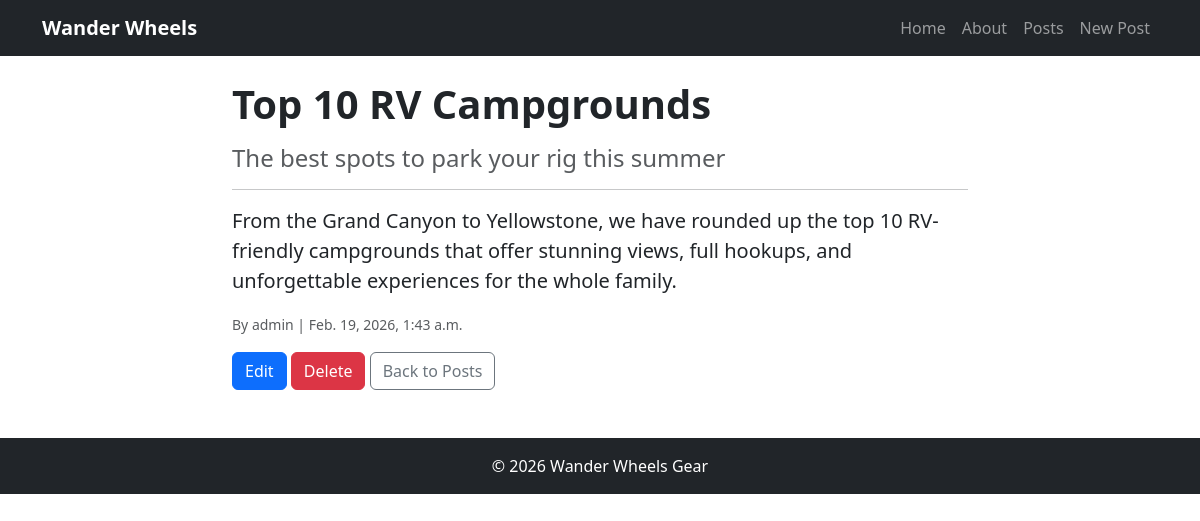
The page /posts/detail/2/ on the database its author committed.
### posts/models.py (models this page shows, shortened)
class Post(models.Model): #OOP - Classes and Objects
    title = models.CharField(max_length=128)
    subtitle = models.CharField(max_length=256)
    body = models.TextField()
    created_on = models.DateTimeField(auto_now_add=True)
    author = models.ForeignKey(
        get_user_model(),
        on_delete=models.CASCADE
    )

### posts/views.py (the view)
# urls.py: path('detail/<int:pk>/', PostDetailView.as_view(), name='post_detail'),
class PostDetailView(DetailView): #GET Request -> Detail
    template_name = "posts/detail.html"
    model = Post
    context_object_name = "single_post"

### templates/posts/detail.html (shortened to what this page needs)
{% extends 'base.html' %}
{% block content %}
<div class="row">
    <div class="col-lg-8 mx-auto">
        <h1 class="display-6 fw-bold mb-3">{{ single_post.title }}</h1>
        <h4 class="text-muted mb-3">{{ single_post.subtitle }}</h4>
        <hr>
        <p class="lead">{{ single_post.body }}</p>
        <div class="text-muted mb-3">
            <small>By {{ single_post.author }} | {{ single_post.created_on }}</small>
        </div>
        <a href="{% url 'posts:post_edit' single_post.id %}" class="btn btn-primary">Edit</a>
        <a href="{% url 'posts:post_delete' single_post.id %}" class="btn btn-danger">Delete</a>
        <a href="{% url 'posts:post_list' %}" class="btn btn-outline-secondary">Back to Posts</a>
    </div>
</div>
{% endblock %}

### rows shown on the page
Post: title "Top 10 RV Campgrounds", subtitle "The best spots to park your rig this summer", body "From the Grand Canyon to Yellowstone, we have rounded up the top 10 RV-friendly campgrounds that offer stunning views, full hookups, and unforgettable experiences for the whole family.", author "admin", created_on "Feb. 19, 2026, 1:43 a.m."
